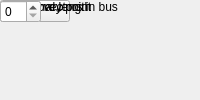
<?xml version="1.0" encoding="UTF-8"?>
<ui version="4.0">
 <class>MainWindow</class>
 <widget class="QMainWindow" name="MainWindow">
  <property name="windowTitle"><string>Fixed to Float</string></property>
  <widget class="QWidget" name="centralwidget">
   <!-- NOTE: this is a simplified structural mirror of the generated
        <module>_ui.py, not a full round-trip Designer file. Regenerate
        both from the same spec if you need to edit layout by hand. -->
       <widget class="QLabel" name="label_float_type">
     <property name="text"><string>float type</string></property>
    </widget>
       <widget class="QComboBox" name="float_type">
     <item><property name="text"><string>Single</string></property></item>
     <item><property name="text"><string>Double</string></property></item>
    </widget>
       <widget class="QLabel" name="label_n_bits_in">
     <property name="text"><string>input word length</string></property>
    </widget>
       <widget class="QSpinBox" name="n_bits_in"/>
       <widget class="QLabel" name="label_bin_pt">
     <property name="text"><string>input binary point</string></property>
    </widget>
       <widget class="QSpinBox" name="bin_pt"/>
       <widget class="QLabel" name="label_num_vec">
     <property name="text"><string>number vectors in bus</string></property>
    </widget>
       <widget class="QSpinBox" name="num_vec"/>
       <widget class="QLabel" name="label_csp_latency">
     <property name="text"><string>Latency</string></property>
    </widget>
       <widget class="QSpinBox" name="csp_latency"/>
  </widget>
 </widget>
 <resources/>
 <connections/>
</ui>
